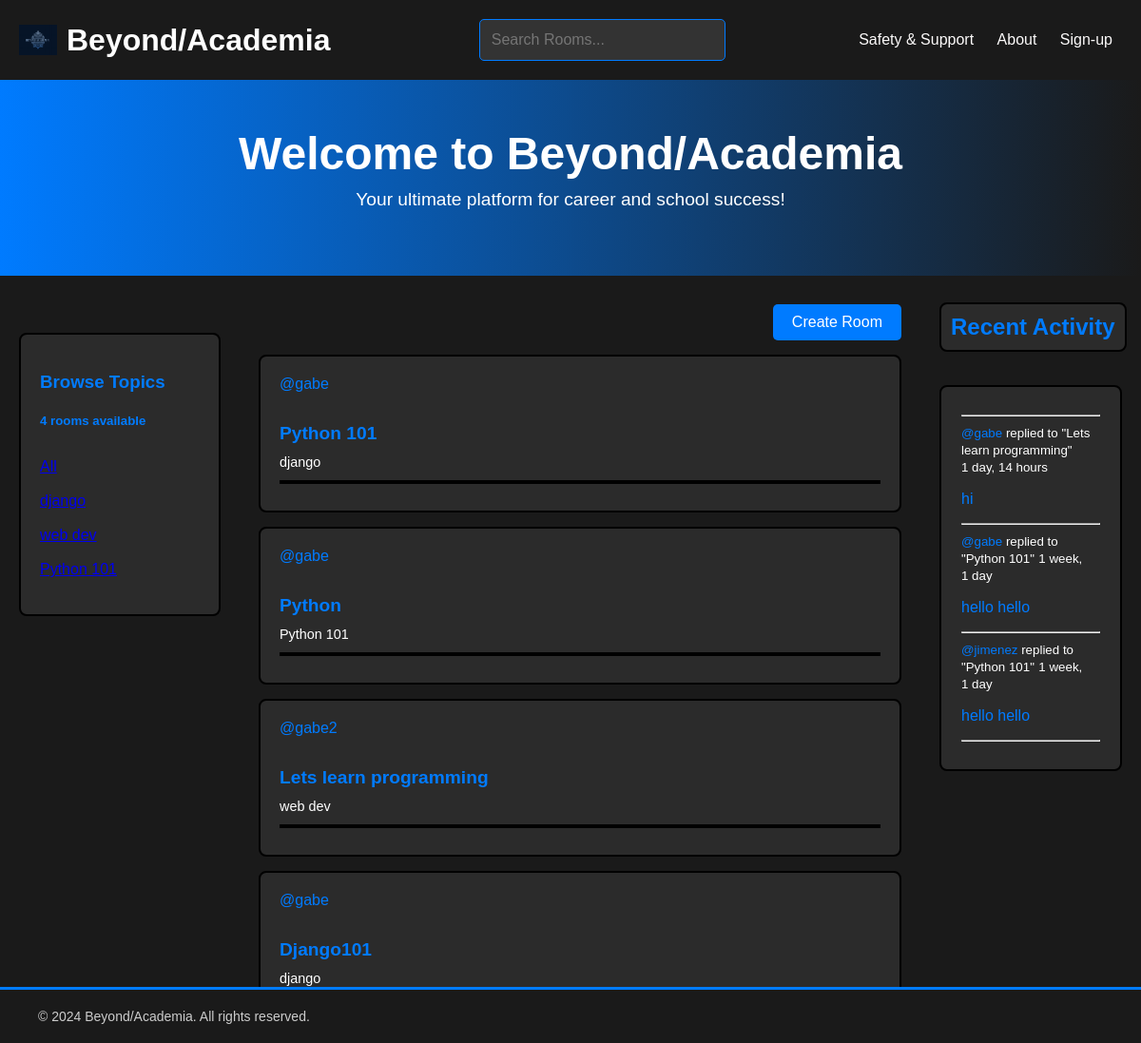
/, run on an earlier commit of the app's database.
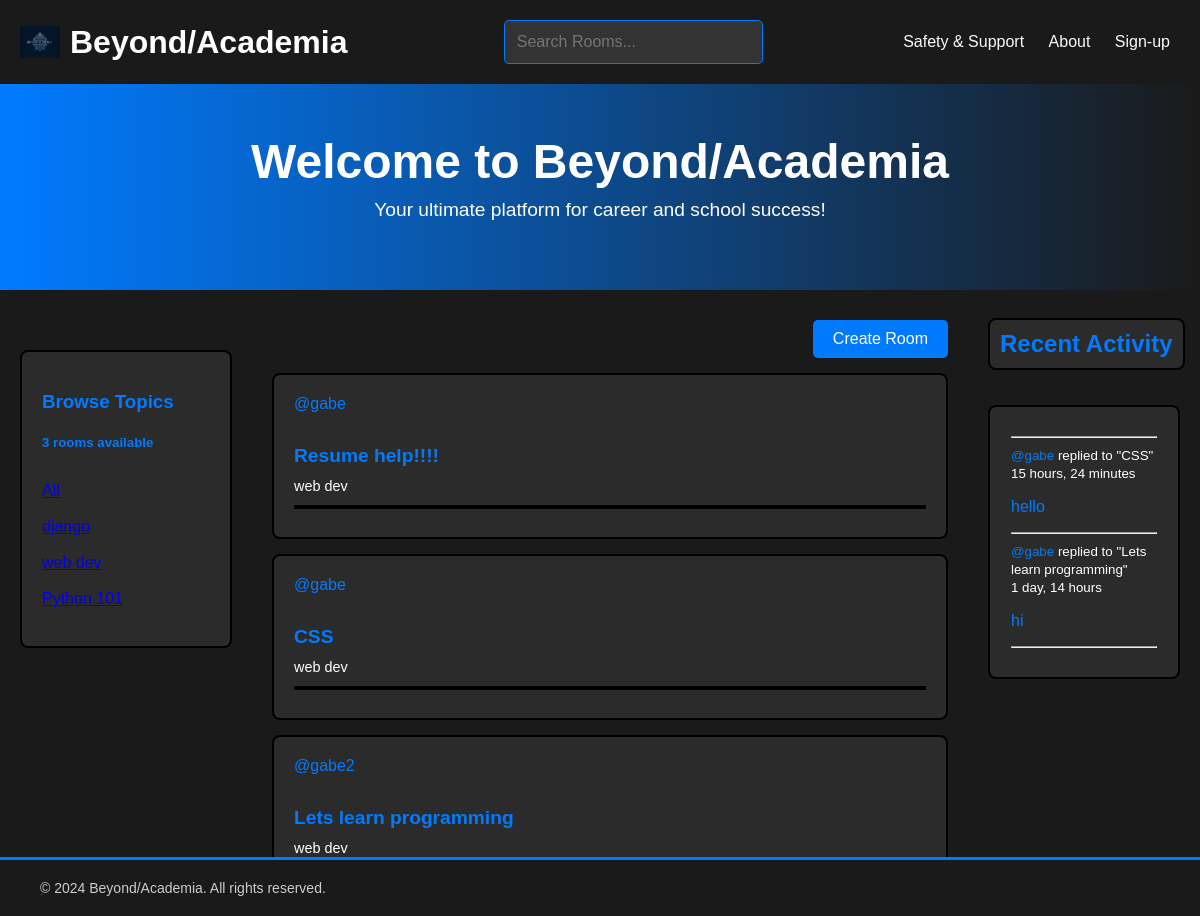
And on a later commit of the database.
### base/models.py (models this page shows, shortened)
class Room(models.Model):
    host = models.ForeignKey(User, on_delete=models.SET_NULL, null=True)
    topic = models.ForeignKey(Topic, on_delete=models.SET_NULL, null=True)
    name = models.CharField(max_length=200)
    description = models.TextField(null=True, blank=True)
    participants = models.ManyToManyField(User, related_name='participants', blank=True)
    updated = models.DateTimeField(auto_now=True)
    created = models.DateTimeField(auto_now_add=True)
    class Meta:
        ordering = ['-updated','created']
    def __str__(self):
        return self.name

class Topic(models.Model):
    name = models.CharField(max_length=200)

class Message(models.Model):
    user = models.ForeignKey(User, on_delete=models.CASCADE)
    room = models.ForeignKey(Room, on_delete=models.CASCADE)
    body = models.TextField()
    updated = models.DateTimeField(auto_now=True)
    created = models.DateTimeField(auto_now_add=True)
    class Meta:
        ordering = ['-updated','created']
    def __str__(self):
        return self.body[0:50]

### base/views.py (the view)
# urls.py: path("",views.home, name="home"),
def home(request):
    q = request.GET.get('q') if  request.GET.get('q') != None else ''
    rooms = Room.objects.filter(
        Q(topic__name__icontains=q,) |
        Q(name__icontains=q)|
         Q(description__icontains=q)
        )
    topics = Topic.objects.all()
    room_count = rooms.count()
    room_messages = Message.objects.filter(Q(room__topic__name__icontains=q))
    context = {'rooms': rooms, 'topics': topics, 'room_count': room_count, 'room_messages' :room_messages,}
    return render(request,'base/home.html',context )

### base/templates/base/home.html
{% extends 'main.html' %}
{% block content %}
<section class="banner">
    <div class="container">
        <h1>Welcome to Beyond/Academia</h1>
        <p>Your ultimate platform for career and school success!</p>
    </div>
</section>
<div class="homepage">
    <div >
        {%include 'base/topics_component.html'%}
    </div>
    <div >
        <div class="create-room-container">
            <a class="create-room" href="{% url 'create-room' %}">Create Room</a>
        </div>
        {%include 'base/feed_component.html'%}
    </div>
    <div>
        {%include 'base/activity_component.html'%}
    </div>
</div>
{% endblock content  %}

### templates/main.html (shortened to what this page needs)
{% load static %}
<!DOCTYPE html>
<html lang="en">
<head>
    <link rel="stylesheet" type="text/css" href="{% static 'css/main.css' %}">
</head>
<body>
    {% include 'navbar.html' %}
    {% block content %}
    {% endblock %}
    <footer class="footer-fix">
        <div class="footer-content">
            <div class="footer-left">
                <p>© 2024 Beyond/Academia. All rights reserved.</p>
            </div>
        </div>
    </footer>
</body>
</html>

### templates/navbar.html
{% load static %}
<div class="navbar">
    <a href="/" class="navbar-logo">
        <img src="{% static 'images/logo1.png' %}" alt="Logo" class="navbar-logo-img">
        <h1>Beyond/Academia</h1>
    </a>
    <form class="search" method="GET" action="{% url 'home'%}">
        <input type="text" name="q" placeholder="Search Rooms..."/>
    </form>
    <nav class="navbar-links">
        <a href="/safety/">Safety & Support</a>
        <a href="/about/">About</a>
        {% if request.user.is_authenticated %}
        <a href="{% url 'user-profile' request.user.id %}">Profile</a>
        {% else %}
        <a href="{% url 'login'%}">Sign-up</a>
        {% endif %}
    </nav>
</div>

### base/templates/base/topics_component.html (shortened to what this page needs)
<div class="topic">
    <div >
        <h3 > Browse Topics</h3>
        <h5 >{{room_count}} rooms available</h5>
    <div class="topicall">
        <a href="{% url 'home' %}">All</a>
    </div>
    {% for topic in topics %}
        <div class="topics">
            <a href="{% url 'home' %}?q={{ topic.name }}">{{ topic.name }}</a>
        </div>
    {% endfor %}
    </div>
</div>

### base/templates/base/feed_component.html
<div>
    {% for room in rooms %}
    <div class="room-container">
        <a href="{% url 'user-profile' room.host.id %}">@{{ room.host.username }}</a>
        <h5><a href="{%url 'room' room.id%}">{{room.name}}</a></h5>
        <small style="color: white;">{{room.topic.name}}</small>
        <hr>
    </div>
    {% endfor %}
 </div>

### base/templates/base/activity_component.html
<h3 class="recent-activityfeed"> Recent Activity</h3>
<div class="activity-feed">
        <hr>
        {%for message in room_messages%}
        <div>
            <small style="color: white;"  ><a style="color: white;" href=" 'user-profile' message.user.id"></a ><a style="color: #007BFF; " >@{{message.user}}</a> replied to "{{message.room}}"</small>
            <small style="color: white;" > {{message.created| timesince}}</small>
            <p>{{message}}</p>
                <hr>
        </div>
        {%endfor%}
</div>

### static/css/main.css (style rules this page uses)
body { background-color:#1a1a1a; font-family: Arial, sans-serif; margin: 0; padding: 0; color: #007BFF; align-items: center; }
.navbar { display: flex; justify-content: space-between; align-items: center; padding: 10px 20px; background-color: #1a1a1a; }
.navbar-logo { display: flex; align-items: center; text-decoration: none; color: #007BFF; }
.navbar-logo-img { width: 40px; height: auto; margin-right: 10px; }
.navbar-logo h1 { font-size: 2rem; margin: 0; }
.search input { padding: 8px 12px; border: 1px solid #ccc; border-radius: 4px; background-color: #333; color: #fff; font-size: 1rem; width: 200px; }
.navbar-links a { color: #fcfafa; text-decoration: none; margin: 0 10px; font-size: 1rem; }
.footer-fix { background-color: #1a1a1a; color: #fff; padding: 20px; text-align: center; position: fixed; bottom: 0; left: 0; right: 0; width: 100%; }
.footer-content { display: flex; justify-content: space-between; align-items: center; max-width: 1200px; margin: 0 auto; padding: 0 20px; }
.footer-left p { margin: 0; font-size: 0.875rem; color: #ccc; }
.homepage { display: grid; grid-template-columns: 1fr 3fr 1fr; gap: 20px; }
.topic { margin-left: 25px; border: 2px solid black; padding: 20px; margin: 15px 0; background-color: #2b2b2b; border-radius: 8px; margin-top: 40px; margin-left: 20px; }
.room-container { border: 2px solid black; padding: 20px; margin: 15px 0; background-color: #2b2b2b; border-radius: 8px; margin-left: 20px; }
.room-container h5 { font-size: 1.2rem; margin-bottom: 10px; }
.room-container small { font-size: 0.9rem; color: #555; }
.room-container a { color: #007BFF; text-decoration: none; }
.room-container hr { border: 2px solid black; margin-top: 10px; }
.create-room-container { display: flex; justify-content: flex-end; margin-top: 10px; }
.create-room { padding: 10px 20px; background-color: #007BFF; color: white; text-decoration: none; border-radius: 5px; }
.activity-feed { border: 2px solid black; padding: 21px; margin: 15px 0; background-color: #2b2b2b; border-radius: 8px; margin-right: 20px; margin-left: 20px; }
.recent-activityfeed { margin-top: 8px; display: inline-block; padding: 10px; border: 2px solid black; border-radius: 8px; background-color:#2b2b2b; font-size: 1.5rem; margin-bottom: 20px; margin-left: 20px; }
.container { max-width: 1200px; margin: 0 auto; padding: 20px; }
footer { background: #4caf50; color: white; padding: 20px; text-align: center; margin-top: 20px; }
footer { background-color: #1a1a1a; color: #ffffff; text-align: center; padding: 10px 0; font-size: 0.9rem; border-top: 3px solid #007bff; }
.banner { background: linear-gradient(to left, #1a1a1a, #007BFF); color: white; text-align: center; padding: 50px 20px; margin-bottom: 20px; }
.banner h1 { font-size: 3rem; margin: 0; }
.banner p { font-size: 1.2rem; margin-top: 10px; }
.container { max-width: 1200px; margin: 0 auto; padding: 0 20px; color:white; }
h1 { color: #ffffff; font-size: 2rem; }
input[type="text"], input[type="password"], input[type="email"] { width: 100%; padding: 12px; margin: 10px 0; border: 1px solid #007BFF; border-radius: 5px; background-color: #333; color: white; font-size: 1rem; }

What changed in the data, as far as the page shows it:
removed Room: host.username "gabe", name "Python 101", topic.name "django"
removed Room: host.username "gabe", name "Python", topic.name "Python 101"
removed Room: host.username "gabe", name "Django101", topic.name "django"
removed Message: user "gabe", room "Python 101", created "1 week, 1 day", body "hello hello"
removed Message: user "jimenez", room "Python 101", created "1 week, 1 day", body "hello hello"
added Room: host.username "gabe", name "Resume help!!!!", topic.name "web dev"
added Room: host.username "gabe", name "CSS", topic.name "web dev"
added Message: user "gabe", room "CSS", created "15 hours, 24 minutes", body "hello"
Also different on the page:
{{ room_count }}: "4" → "3"
